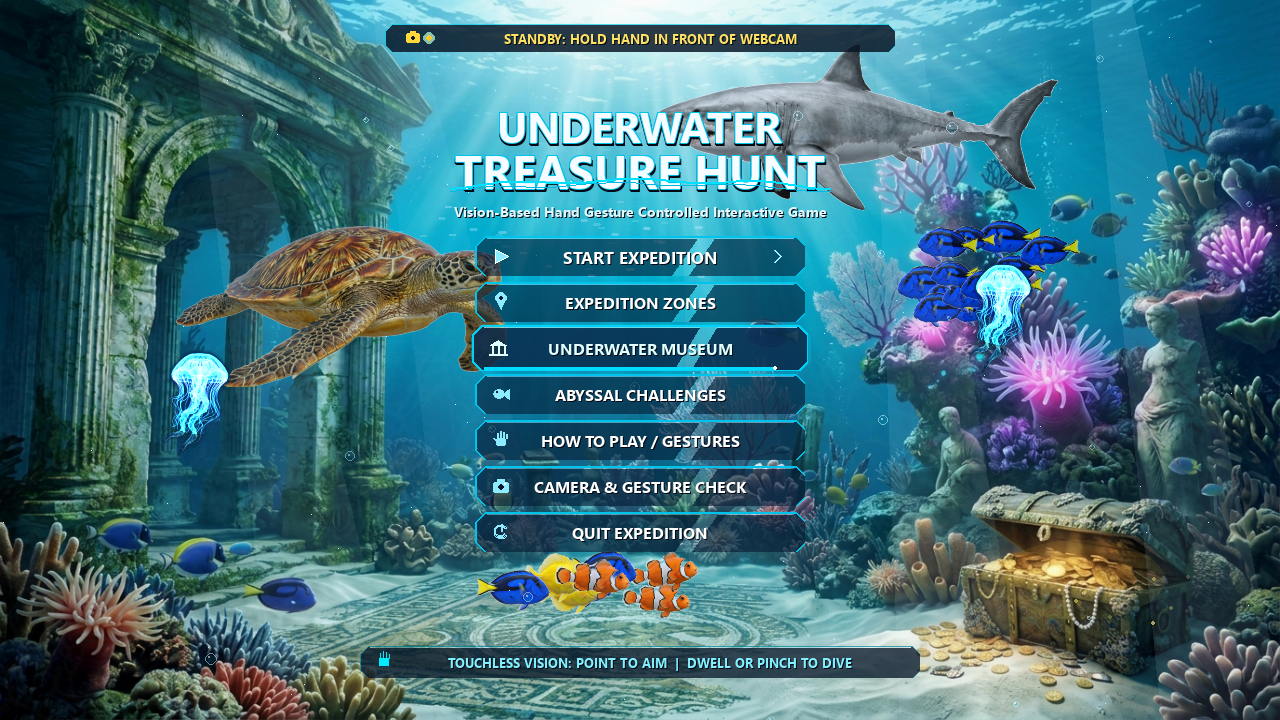
#> input picture menu_final_cinematic.png, 1280 x 720 px; the run also reads 1 picture not shown here
$ python generate_game_video.py
#> lines starting #> are read from the running program, lines starting #| are printed output that depends on the picture
"""
==============================================================================
            AQUASENSE 3D: UNDERWATER TREASURE HUNT - WALKTHROUGH VIDEO GENERATOR
==============================================================================
Generates a complete, high-definition (1280x720 @ 30 FPS) walkthrough video of the
game with animated diver simulation, hand gesture reticles, gameplay mechanics,
and English step-by-step instruction overlays.

Output: AQUASENSE_GAMEPLAY_WALKTHROUGH.mp4
"""

import os
import math
import random
import cv2
import numpy as np

# Directory Paths
BASE_DIR = os.path.dirname(os.path.abspath(__file__))
OUTPUT_VIDEO = os.path.join(BASE_DIR, "AQUASENSE_GAMEPLAY_WALKTHROUGH.mp4")

WIDTH = 1280
HEIGHT = 720
FPS = 30.0

# Colors (BGR for OpenCV)
COLOR_BG_DARK = (15, 10, 5)
COLOR_CYAN = (235, 206, 0)       # Vibrant cyan in BGR
COLOR_GOLD = (50, 200, 255)      # Vibrant gold in BGR
COLOR_WHITE = (255, 255, 255)
COLOR_CRIMSON = (40, 40, 230)
COLOR_GREEN = (80, 220, 80)
COLOR_AMBER = (40, 160, 240)
COLOR_SHIELD = (255, 220, 100)

def load_image_fit(filename, fallback_color=(20, 40, 60)):
    """Loads an image and resizes it to 1280x720."""
#> called with filename = 'menu_final_cinematic.png', fallback_color = (20, 40, 60)
    path = os.path.join(BASE_DIR, filename)
    if os.path.exists(path):
        img = cv2.imread(path)
#> img is the input picture: shape (720, 1280, 3); mean B, G, R 123.3, 112.5, 65.9
        if img is not None:
            return cv2.resize(img, (WIDTH, HEIGHT), interpolation=cv2.INTER_AREA)
    # Fallback blank background
    blank = np.full((HEIGHT, WIDTH, 3), fallback_color, dtype=np.uint8)
    return blank

def draw_bubble_particles(frame, particles):
    """Draws rising bubbles onto frame."""
    for p in particles:
        p['y'] -= p['speed']
        p['x'] += math.sin(p['y'] * 0.05 + p['wobble']) * 0.8
        if p['y'] < -10:
            p['y'] = HEIGHT + random.randint(5, 50)
            p['x'] = random.randint(0, WIDTH)

        ix, iy = int(p['x']), int(p['y'])
        r = p['radius']
        cv2.circle(frame, (ix, iy), r, (220, 240, 255), 1, cv2.LINE_AA)
        cv2.circle(frame, (ix - r//3, iy - r//3), max(1, r//3), (255, 255, 255), -1, cv2.LINE_AA)

def draw_cursor_reticle(frame, x, y, state="NORMAL", pulse=0.0):
    """Draws custom glowing hand cursor reticle matching in-game ui/cursor.py."""
    ix, iy = int(x), int(y)

    # Outer halo color & radius based on state
    if state == "TREASURE":
        color = (40, 215, 255) # Gold
        glow_color = (20, 140, 200)
        radius = int(26 + 4 * math.sin(pulse))
        label = "TARGET: ANCIENT RELIC [PINCH TO GRAB]"
    elif state == "PINCH":
        color = (100, 255, 120) # Emerald green
        glow_color = (40, 180, 60)
        radius = 18
        label = "PINCH GRAB ACTIVE [HOLDING]"
    elif state == "DANGER":
        color = (40, 40, 240) # Crimson
        glow_color = (20, 20, 160)
        radius = int(28 + 5 * math.sin(pulse * 2))
        label = "DANGER: SEA MINE / SHARK PATROL"
    elif state == "SHIELD":
        color = (255, 220, 80) # Cyan Shield
        glow_color = (200, 160, 40)
        radius = int(32 + 3 * math.sin(pulse))
        label = "ENERGY SHIELD DEPLOYED (FIST ✊)"
    elif state == "SONAR":
        color = (240, 220, 60)
        glow_color = (180, 160, 20)
        radius = int(30 + 6 * math.sin(pulse * 1.5))
        label = "SONAR WAVE TRANSMITTING (✌️)"
    else:
        color = (240, 200, 30) # Cyan
        glow_color = (160, 120, 10)
        radius = int(22 + 2 * math.sin(pulse))
        label = "HAND VISION RETICLE (SWIM)"

    # Glow ring
    cv2.circle(frame, (ix, iy), radius + 4, glow_color, 2, cv2.LINE_AA)
    # Main ring
    cv2.circle(frame, (ix, iy), radius, color, 2, cv2.LINE_AA)
    # Inner center dot
    cv2.circle(frame, (ix, iy), 3, (255, 255, 255), -1, cv2.LINE_AA)

    # Crosshair ticks
    tick_len = 8
    cv2.line(frame, (ix - radius - tick_len, iy), (ix - radius + 2, iy), color, 1, cv2.LINE_AA)
    cv2.line(frame, (ix + radius - 2, iy), (ix + radius + tick_len, iy), color, 1, cv2.LINE_AA)
    cv2.line(frame, (ix, iy - radius - tick_len), (ix, iy - radius + 2), color, 1, cv2.LINE_AA)
    cv2.line(frame, (ix, iy + radius - 2), (ix, iy + radius + tick_len), color, 1, cv2.LINE_AA)

    # Small floating label box
    (tw, th), _ = cv2.getTextSize(label, cv2.FONT_HERSHEY_SIMPLEX, 0.42, 1)
    lx = max(10, min(WIDTH - tw - 20, ix - tw // 2))
    ly = max(30, iy - radius - 12)

    overlay = frame.copy()
    cv2.rectangle(overlay, (lx - 6, ly - th - 4), (lx + tw + 6, ly + 4), (10, 15, 25), -1)
    cv2.addWeighted(overlay, 0.75, frame, 0.25, 0, frame)
    cv2.rectangle(frame, (lx - 6, ly - th - 4), (lx + tw + 6, ly + 4), color, 1)
    cv2.putText(frame, label, (lx, ly), cv2.FONT_HERSHEY_SIMPLEX, 0.42, COLOR_WHITE, 1, cv2.LINE_AA)

def draw_hud_header(frame, title="AQUASENSE 3D • VISION HAND GESTURE SYSTEM"):
    """Draws top branding and diagnostics bar."""
    overlay = frame.copy()
    cv2.rectangle(overlay, (0, 0), (WIDTH, 52), (10, 14, 22), -1)
    cv2.addWeighted(overlay, 0.85, frame, 0.15, 0, frame)
    cv2.line(frame, (0, 52), (WIDTH, 52), (180, 140, 20), 1)

    # Logo / Title
    cv2.putText(frame, "AQUASENSE 3D", (24, 32), cv2.FONT_HERSHEY_SIMPLEX, 0.7, (40, 210, 255), 2, cv2.LINE_AA)
    cv2.putText(frame, "|  FULL GAMEPLAY & INSTRUCTION WALKTHROUGH", (210, 31), cv2.FONT_HERSHEY_SIMPLEX, 0.52, (220, 220, 220), 1, cv2.LINE_AA)

    # Status indicators on top right
    cv2.putText(frame, "AI TRACKING: ACTIVE (30 FPS)", (WIDTH - 420, 32), cv2.FONT_HERSHEY_SIMPLEX, 0.45, (80, 230, 80), 1, cv2.LINE_AA)
    cv2.putText(frame, "ENGINE: LOCKED 60 FPS", (WIDTH - 190, 32), cv2.FONT_HERSHEY_SIMPLEX, 0.45, (230, 200, 40), 1, cv2.LINE_AA)

def draw_gesture_card(frame, gesture_symbol, gesture_name, description):
    """Draws active gesture visualization card on the top right."""
    cw, ch = 310, 86
    cx = WIDTH - cw - 24
    cy = 66

    overlay = frame.copy()
    cv2.rectangle(overlay, (cx, cy), (cx + cw, cy + ch), (15, 20, 32), -1)
    cv2.addWeighted(overlay, 0.85, frame, 0.15, 0, frame)
    cv2.rectangle(frame, (cx, cy), (cx + cw, cy + ch), (220, 180, 40), 1)

    # Icon circle
    cv2.circle(frame, (cx + 36, cy + 43), 24, (40, 180, 240), 1, cv2.LINE_AA)
    # Symbol / text
    cv2.putText(frame, gesture_symbol, (cx + 20, cy + 51), cv2.FONT_HERSHEY_SIMPLEX, 0.85, (40, 220, 255), 2, cv2.LINE_AA)

    # Gesture details
    cv2.putText(frame, "DETECTED GESTURE", (cx + 70, cy + 24), cv2.FONT_HERSHEY_SIMPLEX, 0.38, (180, 180, 180), 1, cv2.LINE_AA)
    cv2.putText(frame, gesture_name, (cx + 70, cy + 46), cv2.FONT_HERSHEY_SIMPLEX, 0.62, COLOR_WHITE, 2, cv2.LINE_AA)
    cv2.putText(frame, description, (cx + 70, cy + 68), cv2.FONT_HERSHEY_SIMPLEX, 0.42, (80, 220, 240), 1, cv2.LINE_AA)

def draw_instruction_banner(frame, chapter_num, total_chapters, step_title, instruction_text, tip_text=None):
    """Draws English lower-third instruction card with glassmorphism style."""
    bh = 118
    by = HEIGHT - bh - 16
    bx = 30
    bw = WIDTH - 60

    overlay = frame.copy()
    # Gradient backdrop
    cv2.rectangle(overlay, (bx, by), (bx + bw, by + bh), (12, 16, 26), -1)
    cv2.addWeighted(overlay, 0.88, frame, 0.12, 0, frame)

    # Outer border & accent line
    cv2.rectangle(frame, (bx, by), (bx + bw, by + bh), (180, 140, 30), 1)
    cv2.line(frame, (bx + 2, by + 34), (bx + bw - 2, by + 34), (60, 50, 40), 1)

    # Chapter badge
    badge_str = f"STEP {chapter_num}/{total_chapters}"
    cv2.rectangle(frame, (bx + 14, by + 8), (bx + 115, by + 28), (200, 150, 20), -1)
    cv2.putText(frame, badge_str, (bx + 20, by + 23), cv2.FONT_HERSHEY_SIMPLEX, 0.42, (10, 15, 25), 2, cv2.LINE_AA)

    # Step Title
    cv2.putText(frame, step_title, (bx + 130, by + 24), cv2.FONT_HERSHEY_SIMPLEX, 0.58, (40, 215, 255), 2, cv2.LINE_AA)

    # Instruction Detail (English)
    cv2.putText(frame, instruction_text, (bx + 20, by + 64), cv2.FONT_HERSHEY_SIMPLEX, 0.52, (245, 245, 245), 1, cv2.LINE_AA)

    # Pro Tip or Note
    if tip_text:
        cv2.putText(frame, f">> PRO-TIP: {tip_text}", (bx + 20, by + 94), cv2.FONT_HERSHEY_SIMPLEX, 0.44, (90, 230, 120), 1, cv2.LINE_AA)

def draw_celebration_burst(frame, cx, cy, count, t_ratio):
    """Renders gold burst celebration particles for relic deposits."""
    for i in range(count):
        angle = (i / count) * 2 * math.pi
        dist = 20 + t_ratio * 90
        px = int(cx + math.cos(angle) * dist)
        py = int(cy + math.sin(angle) * dist - t_ratio * 30)
        size = max(1, int(4 * (1.0 - t_ratio)))
        col = (40, 210, 255) if i % 2 == 0 else (255, 255, 255)
        cv2.circle(frame, (px, py), size, col, -1, cv2.LINE_AA)

def draw_sonar_wave(frame, cx, cy, radius, alpha):
    """Renders expanding circular sonar waves."""
    overlay = frame.copy()
    cv2.circle(overlay, (int(cx), int(cy)), int(radius), (240, 220, 60), 3, cv2.LINE_AA)
    cv2.circle(overlay, (int(cx), int(cy)), max(2, int(radius - 12)), (200, 180, 40), 1, cv2.LINE_AA)
    cv2.addWeighted(overlay, alpha, frame, 1.0 - alpha, 0, frame)

def draw_shield_dome(frame, cx, cy, radius):
    """Renders cyan energy shield dome around player."""
    overlay = frame.copy()
    cv2.circle(overlay, (int(cx), int(cy)), int(radius), (255, 220, 80), -1)
    cv2.addWeighted(overlay, 0.28, frame, 0.72, 0, frame)
    cv2.circle(frame, (int(cx), int(cy)), int(radius), (255, 240, 140), 2, cv2.LINE_AA)
    # Hexagon or pulsing rings
    cv2.circle(frame, (int(cx), int(cy)), int(radius - 6), (220, 180, 40), 1, cv2.LINE_AA)

def generate_full_walkthrough_video():
    """Builds and renders the full ~75s video."""
    print(f"[Video Generator] Target resolution: {WIDTH}x{HEIGHT} @ {FPS} FPS")
    print(f"[Video Generator] Output destination: {OUTPUT_VIDEO}")

    # Load high-res game screenshots
    img_menu = load_image_fit("menu_final_cinematic.png")
    img_level_select = load_image_fit("test_upgraded_level_select.png")
    img_l1 = load_image_fit("level1_current_view.png")
#> call 3 of load_image_fit, with filename = 'level1_current_view.png', fallback_color = (20, 40, 60)
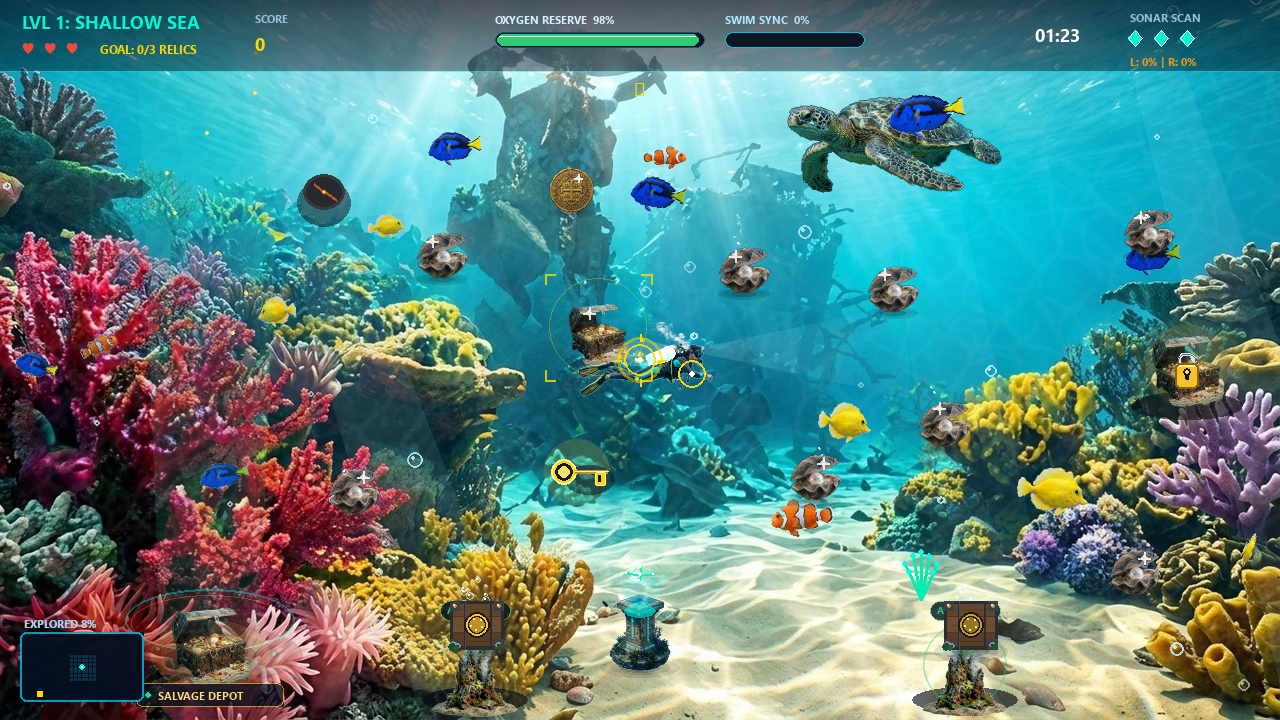
#> input picture level1_current_view.png, 1280 x 720 px
#> in load_image_fit, img is the input picture: shape (720, 1280, 3); mean B, G, R 129.1, 131.4, 85.8
    img_l2 = load_image_fit("level2_current_view.png")
#> call 4 of load_image_fit, with filename = 'level2_current_view.png', fallback_color = (20, 40, 60)
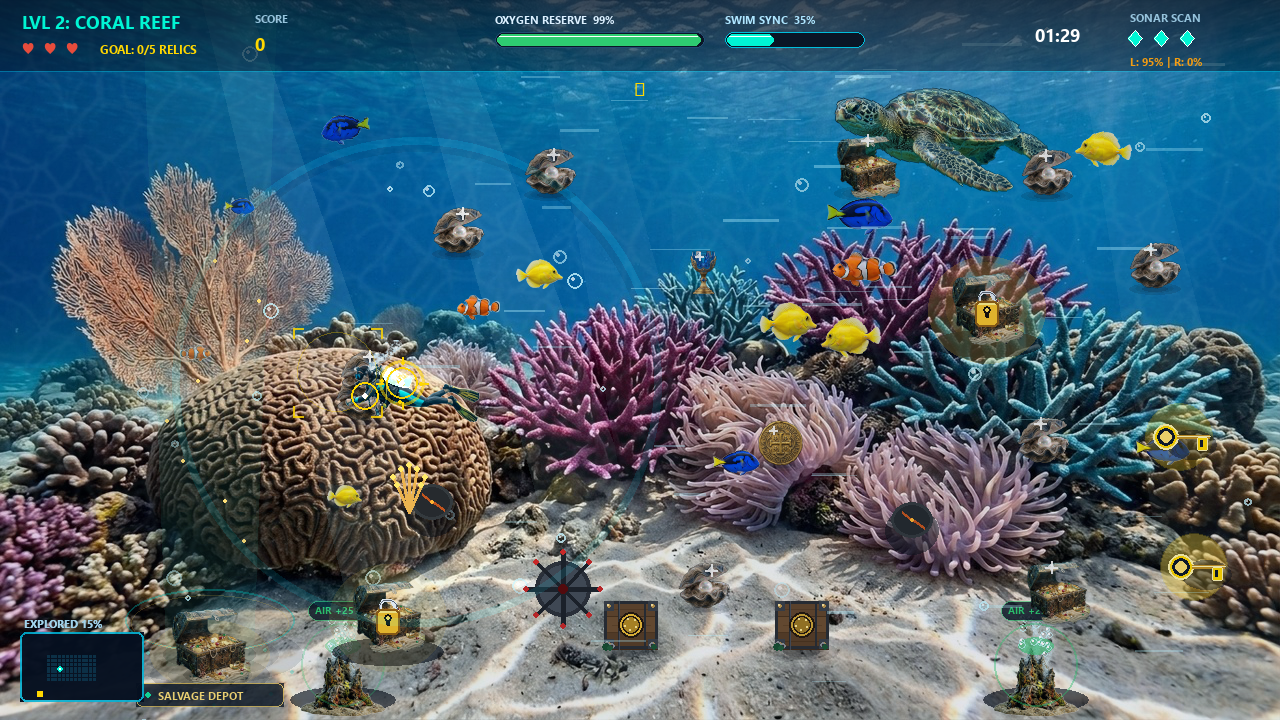
#> input picture level2_current_view.png, 1280 x 720 px
#> in load_image_fit, img is the input picture: shape (720, 1280, 3); mean B, G, R 114.1, 99.6, 72.8
    img_l3 = load_image_fit("level3_current_view.png")
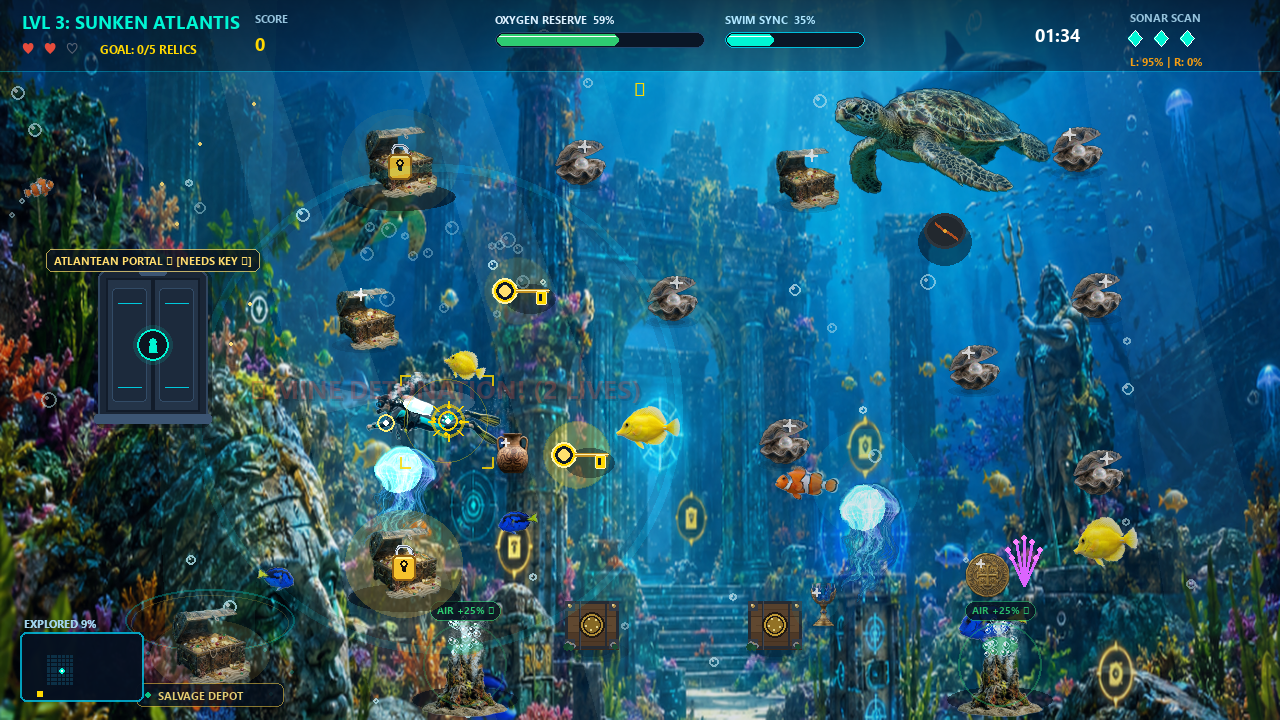
#> input picture level3_current_view.png, 1280 x 720 px
#> in load_image_fit, img is the input picture: shape (720, 1280, 3); mean B, G, R 108.3, 86.1, 33.8
    img_l4 = load_image_fit("level4_current_view.png")
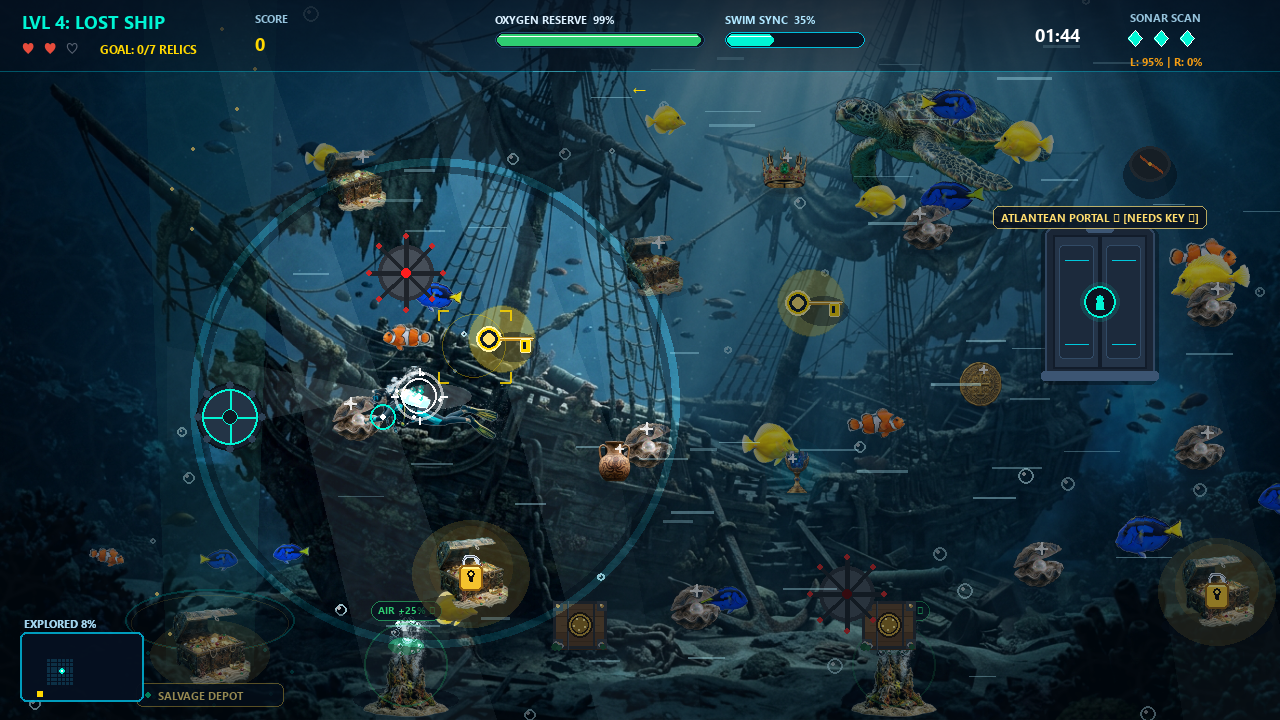
#> input picture level4_current_view.png, 1280 x 720 px
#> in load_image_fit, img is the input picture: shape (720, 1280, 3); mean B, G, R 60.2, 49.2, 25.1
    img_l5 = load_image_fit("level5_current_view.png")
    img_mus_gallery = load_image_fit("museum_hd_gallery_preview.png")
    img_mus_inspect = load_image_fit("museum_hd_inspection_preview.png")

    fourcc = cv2.VideoWriter_fourcc(*'mp4v')
    out = cv2.VideoWriter(OUTPUT_VIDEO, fourcc, FPS, (WIDTH, HEIGHT))

    if not out.isOpened():
        print("[Error] Could not open cv2.VideoWriter!")
        return False

    # Spawn ambient bubble particles
    particles = []
    for _ in range(35):
        particles.append({
            'x': random.uniform(0, WIDTH),
            'y': random.uniform(0, HEIGHT),
            'speed': random.uniform(1.2, 3.2),
            'radius': random.randint(2, 6),
            'wobble': random.uniform(0, 6.28)
        })
#> (the rest of the program and of its run is left out)
